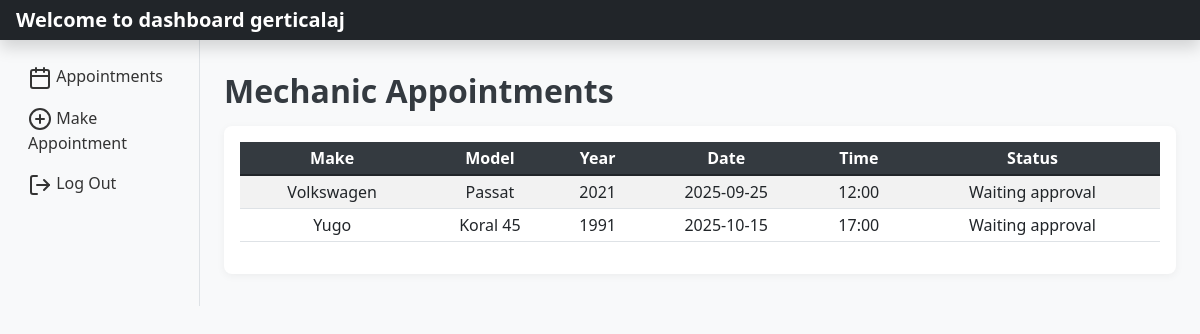
Before: /appointments.php (signed in) with the older database file.
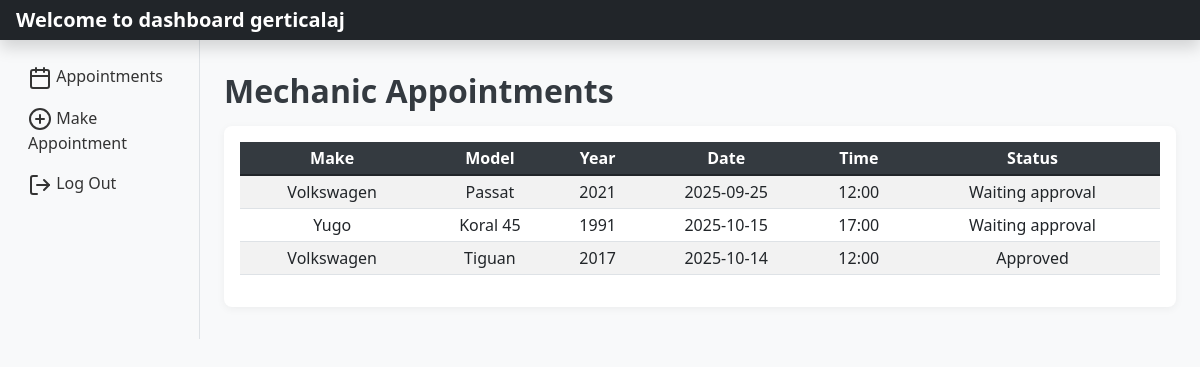
After: the same page with the newer database file.
### tables this page shows
CREATE TABLE `appointments` (
  `id` int(11) NOT NULL,
  `user_id` int(11) NOT NULL,
  `make` varchar(255) NOT NULL,
  `model` varchar(255) NOT NULL,
  `year` int(255) NOT NULL,
  `date` varchar(255) NOT NULL,
  `time` varchar(255) NOT NULL,
  `is_approved` varchar(255) NOT NULL,
  `image` varchar(255) DEFAULT NULL,
  `working_on` varchar(255) NOT NULL
);

### appointments.php (the view, shortened to what the changed rows need)
<?php
   include_once('database/config.php');
   $user_id = $_SESSION['id'];
   if ($_SESSION['is_admin'] == 'true') {
    $sql = "SELECT appointments.id, appointments.make, appointments.model, appointments.year, appointments.date, appointments.time, appointments.is_approved
            FROM appointments
            INNER JOIN users ON users.id = appointments.user_id
            WHERE appointments.is_approved = 'false'";
    $approvdedAppnts = "SELECT appointments.id, appointments.make, appointments.model, appointments.year, appointments.date, appointments.time, appointments.is_approved
            FROM appointments
            INNER JOIN users ON users.id = appointments.user_id
            WHERE appointments.is_approved = 'true'";
    $selectAppointments = $conn->prepare($sql);
    $selectAppointments->execute();
    $getApprvdAppnts = $conn->prepare($approvdedAppnts);
    $getApprvdAppnts->execute();
    $appointments_data = $selectAppointments->fetchAll();
    $approvdAppntsData = $getApprvdAppnts->fetchAll();
} else {
    $sql = "SELECT appointments.id, appointments.make, appointments.model, appointments.year, appointments.date, appointments.time, appointments.is_approved
        FROM appointments
        INNER JOIN users ON users.id = appointments.user_id
        WHERE appointments.user_id = :user_id";
    $selectAppointments = $conn->prepare($sql);
    $selectAppointments->bindParam(':user_id', $user_id);
    $selectAppointments->execute();
    $appointments_data = $selectAppointments->fetchAll();
}
?>
<!DOCTYPE html>
<html>
<head>
    <link href="https://cdn.jsdelivr.net/npm/bootstrap@5.1.3/dist/css/bootstrap.min.css" rel="stylesheet">
</head>
<body>
<div class="container-fluid">
    <div class="row">
        <main class="col-md-9 ms-sm-auto col-lg-10 px-md-4">
            <h2>Mechanic Appointments</h2>
            <div class="table-responsive table">
                <table class="table table-striped table-sm">
                    <thead>
                        <tr>
                            <th scope="col">Make</th>
                            <th scope="col">Model</th>
                            <th scope="col">Year</th>
                            <th scope="col">Date</th>
                            <th scope="col">Time</th>
                            <?php if ($_SESSION['is_admin'] == 'true') { ?>
                            <th></th>
                            <th></th>
                            <?php } else {?>
                                <th>Status</th>
                            <?php } ?>
                        </tr>
                    </thead>
                    <tbody>
                    <?php foreach ($appointments_data as $appointment_data) { ?>
                        <tr>
                            <td><?php echo $appointment_data['make']; ?></td>
                            <td><?php echo $appointment_data['model']; ?></td>
                            <td><?php echo $appointment_data['year']; ?></td>
                            <td><?php echo $appointment_data['date']; ?></td>
                            <td><?php echo $appointment_data['time']; ?></td>
                            <?php if ($_SESSION['is_admin'] == 'true') { ?>
                                <td><a href="approve.php?id=<?= $appointment_data['id']; ?>" class="text-success"><i data-feather="check-circle"></i></a></td>
                                <td><a href="decline.php?id=<?= $appointment_data['id']; ?>" class="text-danger"><i data-feather="x-circle"></i></a></td>
                            <?php }else{
                                    $statusCar = $appointment_data['is_approved'];
                                    if ($statusCar === 'false') {
                                        $status = "Waiting approval";
                                    } elseif ($statusCar === 'true') {
                                        $status = "Approved";
                                    } elseif ($statusCar === 'done') {
                                        $status = "Done";
                                    } elseif ($statusCar === 'pickedUp') {
                                        $status = "Picked up";
                                    } else {
                                        $status = "Unknown";
                                    }?>
                                    <td><?php if ($status != 'Done') {echo $status;} ?>
                                    <?php }?>
                                    </td>
                        </tr>
                    <?php } ?>
                    </tbody>
                </table>
            </div>
        </main>
    </div>
</div>
</body>
</html>

Changed rows visible on the page:
added appointments: make "Volkswagen", model "Tiguan", year "2017", date "2025-10-14", time "12:00", is_approved "Approved"
